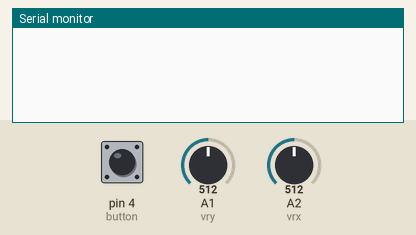
Recording of a sketch running on a simulated Arduino Uno, built with avr-gcc and run on an emulated ATmega328P. On the bench: the last lines printed to the serial monitor. Inputs (shaded band) come from the test bench; at power-on: pin 4 (button) HIGH, A1 (vry) = 512, A2 (vrx) = 512. No radio packets arrive unless stated.

Above: at 1.2 s.
1.3 s: pin 4 (button) pulled LOW for 0.15 s
At 2.2 s:
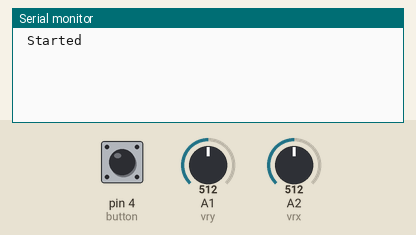
2.9 s: pin 4 (button) pulled LOW for 1 s
At 4.0 s:
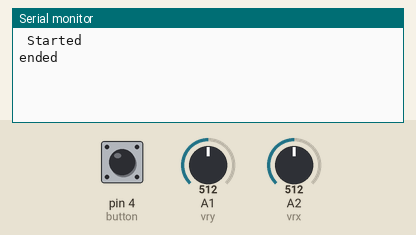

The sketch:

Transmitter_Code.ino
```cpp
//Prateek
//www.prateeks.in

// Robot Transmitter programming
#include <VirtualWire.h>
const int transmit_pin = 12;

String str;
char cstr[100];
String message = "";
unsigned int mlength; // message length

// for joystick
int flag = 0;
int buttonf = 0;
int power = 7;
int button = 4;
int vrx = A2;
int vry = A1;

int xdata = 0;
int ydata = 0;
void setup()
{
  // Initialise the IO and ISR
  vw_set_tx_pin(transmit_pin);
  vw_setup(2000);       // Bits per sec
  Serial.begin(9600);

  pinMode(vrx, INPUT);
  pinMode(vry, INPUT);
  pinMode(power, OUTPUT);
  digitalWrite(power, HIGH);

  pinMode(button, INPUT);
  digitalWrite(button , HIGH);
}

void loop()
{
  control();

  if ( buttonf == 1)
  {
    xdata = analogRead(vrx);
    ydata = analogRead(vry);
    SendData(xdata, ydata, buttonf);
    //delay(100);
  }

  if (buttonf == 0)
  {
    SendData(0, 0, 0); // send 0 to the receiver.
    delay(100);
  }

}


void SendData( int xvalue, int yvalue, int buttonstatus)
{

  message = message + xvalue + "," + yvalue + "," + buttonstatus ;
  mlength = message.length(); // find the number of characters in a message.
  str = message;
  str.toCharArray(cstr, 100);
  vw_send((uint8_t *)cstr, mlength); //
  vw_wait_tx(); // Wait until the whole message is gone
  str = "";
  message = "";

}


void control()
{
  if (( digitalRead(button) == LOW ) && (buttonf == 0))
  {

    Serial.println(" Started");
    buttonf = 1;
    delay(1000);

  }

  if (( digitalRead(button) == LOW ) && (buttonf == 1))
  {

    Serial.println("ended");
    buttonf = 0;
    delay(1000);
  }
  digitalWrite(button , HIGH);
}
```

Measured:
- after the input at 1.3 s, the serial monitor: prints a new line after 0.14 s (image 1)
- after the input at 2.9 s, the serial monitor: prints a new line at once (image 2)
